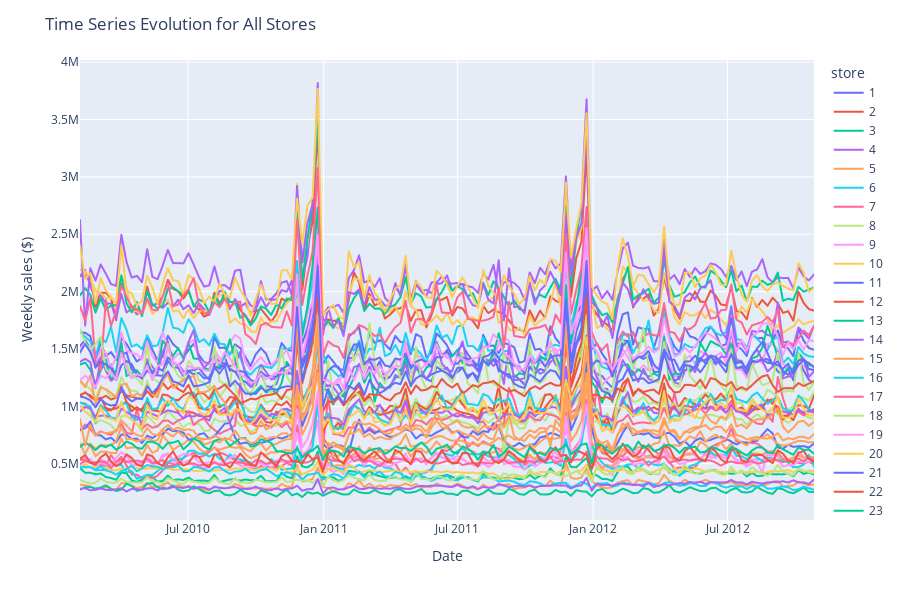

The code cell stored with this chart in its notebook:
### Markdown cell above
### **1-2 Multiple Time Series Visualization**

### Code cell
fig = px.line(df, x='date', y='weekly_sales', color='store')
fig.update_layout(title='Time Series Evolution for All Stores', 
    xaxis_title='Date',
    yaxis_title='Weekly sales ($)',
    height=600)
fig.show()

### Figure 1 — Plotly figure (JSON) as saved in the notebook; plotly's stock layout.template omitted (floating-point values rounded to 4 significant figures; data arrays with more than 128 entries replaced by an {"elided": "..."} marker saying what was removed)
{"data": [{"hovertemplate": "store=1<br>date=%{x}<br>weekly_sales=%{y}<extra></extra>", "legendgroup": "1", "line": {"color": "#636efa", "dash": "solid"}, "marker": {"symbol": "circle"}, "mode": "lines", "name": "1", "showlegend": true, "type": "scattergl", "x": {"elided": "143 str values"}, "xaxis": "x", "y": {"elided": "143 float values"}, "yaxis": "y"}, {"hovertemplate": "store=2<br>date=%{x}<br>weekly_sales=%{y}<extra></extra>", "legendgroup": "2", "line": {"color": "#EF553B", "dash": "solid"}, "marker": {"symbol": "circle"}, "mode": "lines", "name": "2", "showlegend": true, "type": "scattergl", "x": {"elided": "143 str values"}, "xaxis": "x", "y": {"elided": "143 float values"}, "yaxis": "y"}, {"hovertemplate": "store=3<br>date=%{x}<br>weekly_sales=%{y}<extra></extra>", "legendgroup": "3", "line": {"color": "#00cc96", "dash": "solid"}, "marker": {"symbol": "circle"}, "mode": "lines", "name": "3", "showlegend": true, "type": "scattergl", "x": {"elided": "143 str values"}, "xaxis": "x", "y": {"elided": "143 float values"}, "yaxis": "y"}, {"hovertemplate": "store=4<br>date=%{x}<br>weekly_sales=%{y}<extra></extra>", "legendgroup": "4", "line": {"color": "#ab63fa", "dash": "solid"}, "marker": {"symbol": "circle"}, "mode": "lines", "name": "4", "showlegend": true, "type": "scattergl", "x": {"elided": "143 str values"}, "xaxis": "x", "y": {"elided": "143 float values"}, "yaxis": "y"}, {"hovertemplate": "store=5<br>date=%{x}<br>weekly_sales=%{y}<extra></extra>", "legendgroup": "5", "line": {"color": "#FFA15A", "dash": "solid"}, "marker": {"symbol": "circle"}, "mode": "lines", "name": "5", "showlegend": true, "type": "scattergl", "x": {"elided": "143 str values"}, "xaxis": "x", "y": {"elided": "143 float values"}, "yaxis": "y"}, {"hovertemplate": "store=6<br>date=%{x}<br>weekly_sales=%{y}<extra></extra>", "legendgroup": "6", "line": {"color": "#19d3f3", "dash": "solid"}, "marker": {"symbol": "circle"}, "mode": "lines", "name": "6", "showlegend": true, "type": "scattergl", "x": {"elided": "143 str values"}, "xaxis": "x", "y": {"elided": "143 float values"}, "yaxis": "y"}, {"hovertemplate": "store=7<br>date=%{x}<br>weekly_sales=%{y}<extra></extra>", "legendgroup": "7", "line": {"color": "#FF6692", "dash": "solid"}, "marker": {"symbol": "circle"}, "mode": "lines", "name": "7", "showlegend": true, "type": "scattergl", "x": {"elided": "143 str values"}, "xaxis": "x", "y": {"elided": "143 float values"}, "yaxis": "y"}, {"hovertemplate": "store=8<br>date=%{x}<br>weekly_sales=%{y}<extra></extra>", "legendgroup": "8", "line": {"color": "#B6E880", "dash": "solid"}, "marker": {"symbol": "circle"}, "mode": "lines", "name": "8", "showlegend": true, "type": "scattergl", "x": {"elided": "143 str values"}, "xaxis": "x", "y": {"elided": "143 float values"}, "yaxis": "y"}, {"hovertemplate": "store=9<br>date=%{x}<br>weekly_sales=%{y}<extra></extra>", "legendgroup": "9", "line": {"color": "#FF97FF", "dash": "solid"}, "marker": {"symbol": "circle"}, "mode": "lines", "name": "9", "showlegend": true, "type": "scattergl", "x": {"elided": "143 str values"}, "xaxis": "x", "y": {"elided": "143 float values"}, "yaxis": "y"}, {"hovertemplate": "store=10<br>date=%{x}<br>weekly_sales=%{y}<extra></extra>", "legendgroup": "10", "line": {"color": "#FECB52", "dash": "solid"}, "marker": {"symbol": "circle"}, "mode": "lines", "name": "10", "showlegend": true, "type": "scattergl", "x": {"elided": "143 str values"}, "xaxis": "x", "y": {"elided": "143 float values"}, "yaxis": "y"}, {"hovertemplate": "store=11<br>date=%{x}<br>weekly_sales=%{y}<extra></extra>", "legendgroup": "11", "line": {"color": "#636efa", "dash": "solid"}, "marker": {"symbol": "circle"}, "mode": "lines", "name": "11", "showlegend": true, "type": "scattergl", "x": {"elided": "143 str values"}, "xaxis": "x", "y": {"elided": "143 float values"}, "yaxis": "y"}, {"hovertemplate": "store=12<br>date=%{x}<br>weekly_sales=%{y}<extra></extra>", "legendgroup": "12", "line": {"color": "#EF553B", "dash": "solid"}, "marker": {"symbol": "circle"}, "mode": "lines", "name": "12", "showlegend": true, "type": "scattergl", "x": {"elided": "143 str values"}, "xaxis": "x", "y": {"elided": "143 float values"}, "yaxis": "y"}, {"hovertemplate": "store=13<br>date=%{x}<br>weekly_sales=%{y}<extra></extra>", "legendgroup": "13", "line": {"color": "#00cc96", "dash": "solid"}, "marker": {"symbol": "circle"}, "mode": "lines", "name": "13", "showlegend": true, "type": "scattergl", "x": {"elided": "143 str values"}, "xaxis": "x", "y": {"elided": "143 float values"}, "yaxis": "y"}, {"hovertemplate": "store=14<br>date=%{x}<br>weekly_sales=%{y}<extra></extra>", "legendgroup": "14", "line": {"color": "#ab63fa", "dash": "solid"}, "marker": {"symbol": "circle"}, "mode": "lines", "name": "14", "showlegend": true, "type": "scattergl", "x": {"elided": "143 str values"}, "xaxis": "x", "y": {"elided": "143 float values"}, "yaxis": "y"}, {"hovertemplate": "store=15<br>date=%{x}<br>weekly_sales=%{y}<extra></extra>", "legendgroup": "15", "line": {"color": "#FFA15A", "dash": "solid"}, "marker": {"symbol": "circle"}, "mode": "lines", "name": "15", "showlegend": true, "type": "scattergl", "x": {"elided": "143 str values"}, "xaxis": "x", "y": {"elided": "143 float values"}, "yaxis": "y"}, {"hovertemplate": "store=16<br>date=%{x}<br>weekly_sales=%{y}<extra></extra>", "legendgroup": "16", "line": {"color": "#19d3f3", "dash": "solid"}, "marker": {"symbol": "circle"}, "mode": "lines", "name": "16", "showlegend": true, "type": "scattergl", "x": {"elided": "143 str values"}, "xaxis": "x", "y": {"elided": "143 float values"}, "yaxis": "y"}, {"hovertemplate": "store=17<br>date=%{x}<br>weekly_sales=%{y}<extra></extra>", "legendgroup": "17", "line": {"color": "#FF6692", "dash": "solid"}, "marker": {"symbol": "circle"}, "mode": "lines", "name": "17", "showlegend": true, "type": "scattergl", "x": {"elided": "143 str values"}, "xaxis": "x", "y": {"elided": "143 float values"}, "yaxis": "y"}, {"hovertemplate": "store=18<br>date=%{x}<br>weekly_sales=%{y}<extra></extra>", "legendgroup": "18", "line": {"color": "#B6E880", "dash": "solid"}, "marker": {"symbol": "circle"}, "mode": "lines", "name": "18", "showlegend": true, "type": "scattergl", "x": {"elided": "143 str values"}, "xaxis": "x", "y": {"elided": "143 float values"}, "yaxis": "y"}, {"hovertemplate": "store=19<br>date=%{x}<br>weekly_sales=%{y}<extra></extra>", "legendgroup": "19", "line": {"color": "#FF97FF", "dash": "solid"}, "marker": {"symbol": "circle"}, "mode": "lines", "name": "19", "showlegend": true, "type": "scattergl", "x": {"elided": "143 str values"}, "xaxis": "x", "y": {"elided": "143 float values"}, "yaxis": "y"}, {"hovertemplate": "store=20<br>date=%{x}<br>weekly_sales=%{y}<extra></extra>", "legendgroup": "20", "line": {"color": "#FECB52", "dash": "solid"}, "marker": {"symbol": "circle"}, "mode": "lines", "name": "20", "showlegend": true, "type": "scattergl", "x": {"elided": "143 str values"}, "xaxis": "x", "y": {"elided": "143 float values"}, "yaxis": "y"}, {"hovertemplate": "store=21<br>date=%{x}<br>weekly_sales=%{y}<extra></extra>", "legendgroup": "21", "line": {"color": "#636efa", "dash": "solid"}, "marker": {"symbol": "circle"}, "mode": "lines", "name": "21", "showlegend": true, "type": "scattergl", "x": {"elided": "143 str values"}, "xaxis": "x", "y": {"elided": "143 float values"}, "yaxis": "y"}, {"hovertemplate": "store=22<br>date=%{x}<br>weekly_sales=%{y}<extra></extra>", "legendgroup": "22", "line": {"color": "#EF553B", "dash": "solid"}, "marker": {"symbol": "circle"}, "mode": "lines", "name": "22", "showlegend": true, "type": "scattergl", "x": {"elided": "143 str values"}, "xaxis": "x", "y": {"elided": "143 float values"}, "yaxis": "y"}, {"hovertemplate": "store=23<br>date=%{x}<br>weekly_sales=%{y}<extra></extra>", "legendgroup": "23", "line": {"color": "#00cc96", "dash": "solid"}, "marker": {"symbol": "circle"}, "mode": "lines", "name": "23", "showlegend": true, "type": "scattergl", "x": {"elided": "143 str values"}, "xaxis": "x", "y": {"elided": "143 float values"}, "yaxis": "y"}, {"hovertemplate": "store=24<br>date=%{x}<br>weekly_sales=%{y}<extra></extra>", "legendgroup": "24", "line": {"color": "#ab63fa", "dash": "solid"}, "marker": {"symbol": "circle"}, "mode": "lines", "name": "24", "showlegend": true, "type": "scattergl", "x": {"elided": "143 str values"}, "xaxis": "x", "y": {"elided": "143 float values"}, "yaxis": "y"}, {"hovertemplate": "store=25<br>date=%{x}<br>weekly_sales=%{y}<extra></extra>", "legendgroup": "25", "line": {"color": "#FFA15A", "dash": "solid"}, "marker": {"symbol": "circle"}, "mode": "lines", "name": "25", "showlegend": true, "type": "scattergl", "x": {"elided": "143 str values"}, "xaxis": "x", "y": {"elided": "143 float values"}, "yaxis": "y"}, {"hovertemplate": "store=26<br>date=%{x}<br>weekly_sales=%{y}<extra></extra>", "legendgroup": "26", "line": {"color": "#19d3f3", "dash": "solid"}, "marker": {"symbol": "circle"}, "mode": "lines", "name": "26", "showlegend": true, "type": "scattergl", "x": {"elided": "143 str values"}, "xaxis": "x", "y": {"elided": "143 float values"}, "yaxis": "y"}, {"hovertemplate": "store=27<br>date=%{x}<br>weekly_sales=%{y}<extra></extra>", "legendgroup": "27", "line": {"color": "#FF6692", "dash": "solid"}, "marker": {"symbol": "circle"}, "mode": "lines", "name": "27", "showlegend": true, "type": "scattergl", "x": {"elided": "143 str values"}, "xaxis": "x", "y": {"elided": "143 float values"}, "yaxis": "y"}, {"hovertemplate": "store=28<br>date=%{x}<br>weekly_sales=%{y}<extra></extra>", "legendgroup": "28", "line": {"color": "#B6E880", "dash": "solid"}, "marker": {"symbol": "circle"}, "mode": "lines", "name": "28", "showlegend": true, "type": "scattergl", "x": {"elided": "143 str values"}, "xaxis": "x", "y": {"elided": "143 float values"}, "yaxis": "y"}, {"hovertemplate": "store=29<br>date=%{x}<br>weekly_sales=%{y}<extra></extra>", "legendgroup": "29", "line": {"color": "#FF97FF", "dash": "solid"}, "marker": {"symbol": "circle"}, "mode": "lines", "name": "29", "showlegend": true, "type": "scattergl", "x": {"elided": "143 str values"}, "xaxis": "x", "y": {"elided": "143 float values"}, "yaxis": "y"}, {"hovertemplate": "store=30<br>date=%{x}<br>weekly_sales=%{y}<extra></extra>", "legendgroup": "30", "line": {"color": "#FECB52", "dash": "solid"}, "marker": {"symbol": "circle"}, "mode": "lines", "name": "30", "showlegend": true, "type": "scattergl", "x": {"elided": "143 str values"}, "xaxis": "x", "y": {"elided": "143 float values"}, "yaxis": "y"}, {"hovertemplate": "store=31<br>date=%{x}<br>weekly_sales=%{y}<extra></extra>", "legendgroup": "31", "line": {"color": "#636efa", "dash": "solid"}, "marker": {"symbol": "circle"}, "mode": "lines", "name": "31", "showlegend": true, "type": "scattergl", "x": {"elided": "143 str values"}, "xaxis": "x", "y": {"elided": "143 float values"}, "yaxis": "y"}, {"hovertemplate": "store=32<br>date=%{x}<br>weekly_sales=%{y}<extra></extra>", "legendgroup": "32", "line": {"color": "#EF553B", "dash": "solid"}, "marker": {"symbol": "circle"}, "mode": "lines", "name": "32", "showlegend": true, "type": "scattergl", "x": {"elided": "143 str values"}, "xaxis": "x", "y": {"elided": "143 float values"}, "yaxis": "y"}, {"hovertemplate": "store=33<br>date=%{x}<br>weekly_sales=%{y}<extra></extra>", "legendgroup": "33", "line": {"color": "#00cc96", "dash": "solid"}, "marker": {"symbol": "circle"}, "mode": "lines", "name": "33", "showlegend": true, "type": "scattergl", "x": {"elided": "143 str values"}, "xaxis": "x", "y": {"elided": "143 float values"}, "yaxis": "y"}, {"hovertemplate": "store=34<br>date=%{x}<br>weekly_sales=%{y}<extra></extra>", "legendgroup": "34", "line": {"color": "#ab63fa", "dash": "solid"}, "marker": {"symbol": "circle"}, "mode": "lines", "name": "34", "showlegend": true, "type": "scattergl", "x": {"elided": "143 str values"}, "xaxis": "x", "y": {"elided": "143 float values"}, "yaxis": "y"}, {"hovertemplate": "store=35<br>date=%{x}<br>weekly_sales=%{y}<extra></extra>", "legendgroup": "35", "line": {"color": "#FFA15A", "dash": "solid"}, "marker": {"symbol": "circle"}, "mode": "lines", "name": "35", "showlegend": true, "type": "scattergl", "x": {"elided": "143 str values"}, "xaxis": "x", "y": {"elided": "143 float values"}, "yaxis": "y"}, {"hovertemplate": "store=36<br>date=%{x}<br>weekly_sales=%{y}<extra></extra>", "legendgroup": "36", "line": {"color": "#19d3f3", "dash": "solid"}, "marker": {"symbol": "circle"}, "mode": "lines", "name": "36", "showlegend": true, "type": "scattergl", "x": {"elided": "143 str values"}, "xaxis": "x", "y": {"elided": "143 float values"}, "yaxis": "y"}, {"hovertemplate": "store=37<br>date=%{x}<br>weekly_sales=%{y}<extra></extra>", "legendgroup": "37", "line": {"color": "#FF6692", "dash": "solid"}, "marker": {"symbol": "circle"}, "mode": "lines", "name": "37", "showlegend": true, "type": "scattergl", "x": {"elided": "143 str values"}, "xaxis": "x", "y": {"elided": "143 float values"}, "yaxis": "y"}, {"hovertemplate": "store=38<br>date=%{x}<br>weekly_sales=%{y}<extra></extra>", "legendgroup": "38", "line": {"color": "#B6E880", "dash": "solid"}, "marker": {"symbol": "circle"}, "mode": "lines", "name": "38", "showlegend": true, "type": "scattergl", "x": {"elided": "143 str values"}, "xaxis": "x", "y": {"elided": "143 float values"}, "yaxis": "y"}, {"hovertemplate": "store=39<br>date=%{x}<br>weekly_sales=%{y}<extra></extra>", "legendgroup": "39", "line": {"color": "#FF97FF", "dash": "solid"}, "marker": {"symbol": "circle"}, "mode": "lines", "name": "39", "showlegend": true, "type": "scattergl", "x": {"elided": "143 str values"}, "xaxis": "x", "y": {"elided": "143 float values"}, "yaxis": "y"}, {"hovertemplate": "store=40<br>date=%{x}<br>weekly_sales=%{y}<extra></extra>", "legendgroup": "40", "line": {"color": "#FECB52", "dash": "solid"}, "marker": {"symbol": "circle"}, "mode": "lines", "name": "40", "showlegend": true, "type": "scattergl", "x": {"elided": "143 str values"}, "xaxis": "x", "y": {"elided": "143 float values"}, "yaxis": "y"}, {"hovertemplate": "store=41<br>date=%{x}<br>weekly_sales=%{y}<extra></extra>", "legendgroup": "41", "line": {"color": "#636efa", "dash": "solid"}, "marker": {"symbol": "circle"}, "mode": "lines", "name": "41", "showlegend": true, "type": "scattergl", "x": {"elided": "143 str values"}, "xaxis": "x", "y": {"elided": "143 float values"}, "yaxis": "y"}, {"hovertemplate": "store=42<br>date=%{x}<br>weekly_sales=%{y}<extra></extra>", "legendgroup": "42", "line": {"color": "#EF553B", "dash": "solid"}, "marker": {"symbol": "circle"}, "mode": "lines", "name": "42", "showlegend": true, "type": "scattergl", "x": {"elided": "143 str values"}, "xaxis": "x", "y": {"elided": "143 float values"}, "yaxis": "y"}, {"hovertemplate": "store=43<br>date=%{x}<br>weekly_sales=%{y}<extra></extra>", "legendgroup": "43", "line": {"color": "#00cc96", "dash": "solid"}, "marker": {"symbol": "circle"}, "mode": "lines", "name": "43", "showlegend": true, "type": "scattergl", "x": {"elided": "143 str values"}, "xaxis": "x", "y": {"elided": "143 float values"}, "yaxis": "y"}, {"hovertemplate": "store=44<br>date=%{x}<br>weekly_sales=%{y}<extra></extra>", "legendgroup": "44", "line": {"color": "#ab63fa", "dash": "solid"}, "marker": {"symbol": "circle"}, "mode": "lines", "name": "44", "showlegend": true, "type": "scattergl", "x": {"elided": "143 str values"}, "xaxis": "x", "y": {"elided": "143 float values"}, "yaxis": "y"}, {"hovertemplate": "store=45<br>date=%{x}<br>weekly_sales=%{y}<extra></extra>", "legendgroup": "45", "line": {"color": "#FFA15A", "dash": "solid"}, "marker": {"symbol": "circle"}, "mode": "lines", "name": "45", "showlegend": true, "type": "scattergl", "x": {"elided": "143 str values"}, "xaxis": "x", "y": {"elided": "143 float values"}, "yaxis": "y"}], "layout": {"height": 600, "legend": {"title": {"text": "store"}, "tracegroupgap": 0}, "margin": {"t": 60}, "title": {"text": "Time Series Evolution for All Stores"}, "xaxis": {"anchor": "y", "domain": [0, 1], "title": {"text": "Date"}}, "yaxis": {"anchor": "x", "domain": [0, 1], "title": {"text": "Weekly sales ($)"}}}}
